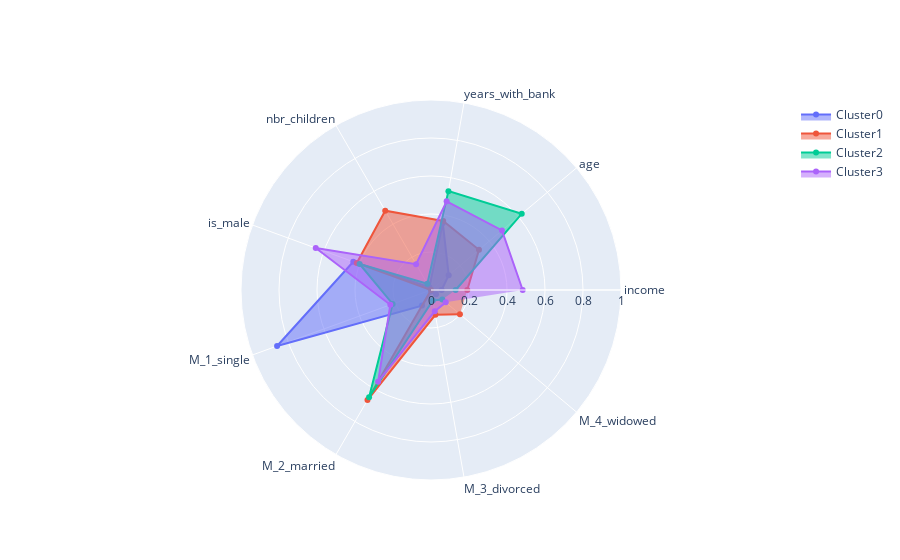

Notebook code cell kept with this figure:
### Code cell
import plotly.express as px
import plotly.graph_objects as go
import pandas as pd
from plotly.subplots import make_subplots

column_names = df_radar_grouped2.columns.tolist()

fig = go.Figure()

for i in range(4):
    fig.add_trace(go.Scatterpolar(
      r=df_radar_grouped2.loc[i],
      theta=column_names,
      fill='toself',
      name='Cluster' + str(i)
))

fig.update_layout(
  polar=dict(
    radialaxis=dict(
      visible=True,
      range=[0, 1]
    ))
)    
    
fig.show()

### Figure 1 — Plotly figure (JSON) as saved in the notebook; plotly's stock layout.template omitted (floating-point values rounded to 4 significant figures)
{"data": [{"fill": "toself", "name": "Cluster0", "r": [0.05588, 0.1216, 0.3578, 0.01724, 0.4353, 0.8621, 0.09483, 0.008621, 0.03448], "theta": ["income", "age", "years_with_bank", "nbr_children", "is_male", "M_1_single", "M_2_married", "M_3_divorced", "M_4_widowed"], "type": "scatterpolar"}, {"fill": "toself", "name": "Cluster1", "r": [0.191, 0.3296, 0.3688, 0.4819, 0.4157, 0, 0.6687, 0.1325, 0.1988], "theta": ["income", "age", "years_with_bank", "nbr_children", "is_male", "M_1_single", "M_2_married", "M_3_divorced", "M_4_widowed"], "type": "scatterpolar"}, {"fill": "toself", "name": "Cluster2", "r": [0.1295, 0.6233, 0.5284, 0.03852, 0.4, 0.2148, 0.6519, 0.05556, 0.07778], "theta": ["income", "age", "years_with_bank", "nbr_children", "is_male", "M_1_single", "M_2_married", "M_3_divorced", "M_4_widowed"], "type": "scatterpolar"}, {"fill": "toself", "name": "Cluster3", "r": [0.4825, 0.4877, 0.474, 0.157, 0.6456, 0.2278, 0.557, 0.1139, 0.1013], "theta": ["income", "age", "years_with_bank", "nbr_children", "is_male", "M_1_single", "M_2_married", "M_3_divorced", "M_4_widowed"], "type": "scatterpolar"}], "layout": {"autosize": true, "polar": {"angularaxis": {"type": "category"}, "radialaxis": {"autorange": false, "range": [0, 1], "type": "linear", "visible": true}}}}
